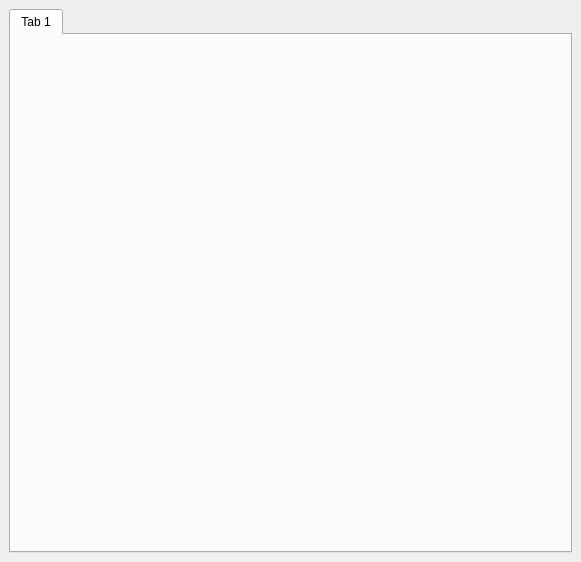
<ui version="4.0" >
 <class>chatWindow</class>
 <widget class="QMainWindow" name="chatWindow" >
  <property name="geometry" >
   <rect>
    <x>0</x>
    <y>0</y>
    <width>581</width>
    <height>562</height>
   </rect>
  </property>
  <property name="windowTitle" >
   <string>Chat</string>
  </property>
  <widget class="QWidget" name="centralwidget" >
   <layout class="QGridLayout" >
    <property name="margin" >
     <number>9</number>
    </property>
    <property name="spacing" >
     <number>6</number>
    </property>
    <item row="0" column="0" >
     <widget class="QTabWidget" name="chatTab" >
      <property name="sizePolicy" >
       <sizepolicy>
        <hsizetype>7</hsizetype>
        <vsizetype>7</vsizetype>
        <horstretch>0</horstretch>
        <verstretch>0</verstretch>
       </sizepolicy>
      </property>
      <property name="currentIndex" >
       <number>0</number>
      </property>
      <widget class="QWidget" name="tab" >
       <attribute name="title" >
        <string>Tab 1</string>
       </attribute>
      </widget>
     </widget>
    </item>
   </layout>
  </widget>
 </widget>
 <resources/>
 <connections/>
</ui>
